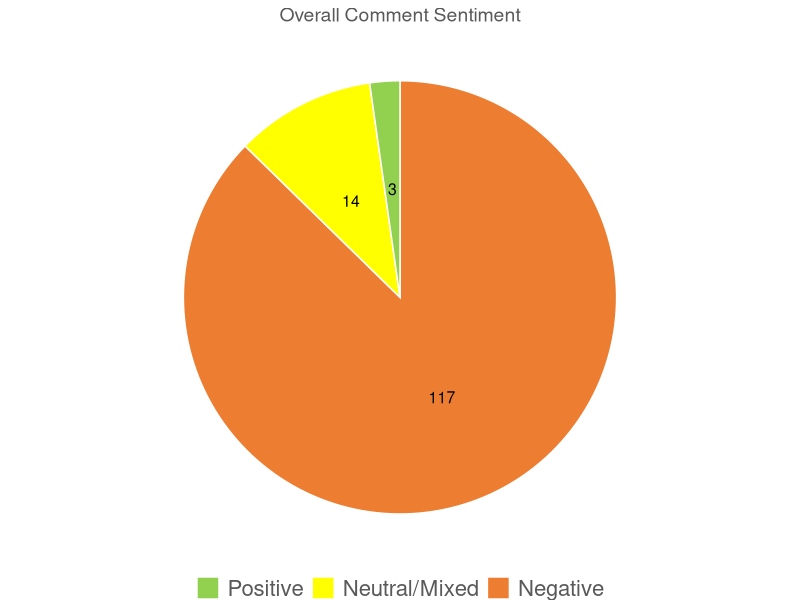

R code for this plot: (Note: this script raises an error after producing the figure.)
###########################################################################
######                      Fisherman Feedback Analysis              ######
######                          King Mackerel 2026                   ######
###########################################################################
# This is only for the first section of analysis, previously done in excel
# Date created: 07/28/2026
# Created by: Leo Eguia
# Requires initial cleanup in excel - see Fisherman Feedback Clean for Analysis Template

###########################################################################
# Initialize --------------------------------------------------------------
###########################################################################
# Load packages and data --------------------------------------------------


rm(list=ls()) #clear environment
#setwd("C:/Users/Leo/Documents/R working directory/Fisherman Feedback/King-Mackerel-FF-2026") #adjust accordingly
library(ggplot2)
library(tidyr)
library(dplyr)
library(readxl)
library(stringr)
#Load data
#ffdat <- read.csv("Gag_Fisherman Feedback_2026_LE analysis.csv") #Change this for different species
ffdat_OG <- read_excel("King Mackerel_Fisherman Feedback_2026_CLEAN for analysis.xlsx") #Change this for different species


# Initial data clean up ---------------------------------------------------

#Sectors to split out by
main_sectors <- c("Private Recreational", "For-Hire", "Commercial")

#Dummy Sector column to preserve original
#"Fleet" column will be dropped in the next step
ffdat_OG$Fleet <- ffdat_OG$`Association with the Fishery`

#This will create 4 new columns, with binary values for presence/absence of each fleet. 3 of which will be the main_sectors, and it will bin every other response into "Other". 
#Un-comment the one below if you want all responses in binary form. 
ffdat <- ffdat_OG %>%
  separate_rows(`Fleet`, sep = ",") %>% #Check if separated by , or by ;
  mutate(`Fleet` = str_trim(`Fleet`)) %>%
  filter(`Fleet` != "") %>% 
  mutate(`Fleet` = if_else(`Fleet` %in% main_sectors,`Fleet`, "Other")) %>%
  mutate(value = 1)%>%
  pivot_wider(names_from = `Fleet`,values_from = value, values_fill = 0, values_fn = max)

### This does not bin other responses into "Other" category
# ffdat <- ffdat_OG %>%
#   separate_rows(`Fleet`, sep = ";") %>%
#   mutate(`Fleet` = str_trim(`Fleet`)) %>%
#   filter(`Fleet` != "") %>% 
#   mutate(value = 1) %>%
#   pivot_wider(names_from = `Fleet`,values_from = value, values_fill = 0)


# Check "Other" Category --------------------------------------------------
#Manually fix some of the fleets
others <- ffdat[ffdat$Other==1,]
check <- ffdat[ffdat$`LAST Name`%in% c("Pettis","Hubbard"),]
ffdat$`Private Recreational` <- ifelse(ffdat$`FIRST Name`%in% c("Van"),1,ffdat$`Private Recreational`)
ffdat$`For-Hire` <- ifelse(ffdat$`FIRST Name`%in% c("Van"),1,ffdat$`For-Hire`)
ffdat$`Commercial` <- ifelse(ffdat$`FIRST Name`%in% c("Van"),1,ffdat$`Commercial`)
#Drop "Other" from these two
ffdat$Other <- ifelse(ffdat$`LAST Name`%in% c("Pettis","Hubbard"),0,ffdat$`Other`)
###########################################################################
# Overall Feedback --------------------------------------------------------
###########################################################################
# Total # of unique responses ---------------------------------------------

# Number of rows = number of unique responses
# Duplicates removed prior to analysis

numresp <- nrow(ffdat)

# Comments by overall sentiment (pie) -------------------------------------


#Frequency table of overall sentiment
overall_sent <- as.data.frame(table(ffdat$`Final Overall Sentiment`))
#Add Sentiment labels
overall_sent$Sentiment <- c("Negative","Neutral/Mixed","Positive")
#Add proportions
overall_sent$prop <- overall_sent$Freq/sum(overall_sent$Freq)
#overall_sent$prop[3]<-1-sum(overall_sent$prop[1:2])
#Adds label locations and identifiers
overall_sent <- overall_sent %>% 
  arrange(desc(Freq)) %>% 
  mutate(label_pos = cumsum(prop)-prop/2,label = scales::percent(prop,accuracy = 1))
#Sets the order of sentiment
overall_sent$Sentiment <- factor(overall_sent$Sentiment, levels = c("Positive", "Neutral/Mixed","Negative"))
# Pie Chart
overall_sent_plot <- ggplot(overall_sent, aes(x = 1, y = prop, fill = Sentiment)) +
  geom_col(width = 1, color = "white") +
  coord_polar(theta = "y") +
  geom_text(aes(label = Freq),position = position_stack(vjust = 0.5), color = "black", size = 4) +
  #geom_text(aes(y = label_pos, label = Freq),position = "identity",size = 6)+
  theme_void() +
  scale_fill_manual(values = c("#92D050","#FFFF00","#ED7D31")) +
  labs(title = "Overall Comment Sentiment") +
  theme(legend.position = "bottom",legend.title = element_blank(),
        legend.text = element_text(size = 16, color = '#595959'),
        plot.title = element_text(hjust = 0.5, size = 14, color = '#595959'),
        plot.background  = element_rect(fill = "white", color = NA), #Comment out for no background
        panel.background = element_rect(fill = "white", color = NA)) #Comment out for no background

print(overall_sent_plot)
ggsave("Broad Sentiment Plots/Overall Sentiment.png", 
       plot = overall_sent_plot,
       width = 5.41, #Adjust width as needed
       height = 3.25, #Adjust height as needed
       units = "in", 
       dpi = 700)

# Pie Chart (no background)
overall_sent_plot_nb <- ggplot(overall_sent, aes(x = 1, y = prop, fill = Sentiment)) +
  geom_col(width = 1, color = "white") +
  coord_polar(theta = "y") +
  geom_text(aes(label = Freq),position = position_stack(vjust = 0.5), color = "black", size = 6) +
  theme_void() +
  scale_fill_manual(values = c("#92D050","#FFFF00","#ED7D31")) +
  labs(title = "Overall Comment Sentiment") +
  theme(legend.position = "bottom",legend.title = element_blank(),
        legend.text = element_text(size = 16, color = '#595959'),
        plot.title = element_text(hjust = 0.5, size = 14, color = '#595959'))

print(overall_sent_plot_nb)
ggsave("Broad Sentiment Plots/No background/Overall Sentiment.png", 
       plot = overall_sent_plot_nb,
       width = 5.41, #Adjust width as needed
       height = 3.25, #Adjust height as needed
       units = "in", 
       dpi = 700)
# Total # of responses related to stock condition -------------------------


stockcond <- ffdat[ffdat$`Final Related to Stock Condition`=='y',]
(tot_stockcond <- nrow(stockcond))

#Total Positive stock condition
(pos_cond <- nrow(stockcond[stockcond$`Final  Stock Condition`==1,]))
#Total Negative stock condition
(neg_cond <- nrow(stockcond[stockcond$`Final  Stock Condition`==-1,]))
#Total neutral stock condition
(neut_cond <- nrow(stockcond[stockcond$`Final  Stock Condition`==0,]))
#Compare all responses
table(stockcond$`Final  Stock Condition`)

pos_stockcond <- stockcond[stockcond$`Final  Stock Condition`==1,]
neut_stockcond <- stockcond[stockcond$`Final  Stock Condition`==0,]
neg_stockcond <- stockcond[stockcond$`Final  Stock Condition`==-1,]
# Comments by stock condition (pie) ---------------------------------------


# Prep data for Pie Chart
stock_sent <- data.frame(Sentiment = c('Negative','Neutral/Mixed','Positive'),Freq = c(neg_cond,neut_cond,pos_cond))
#Add in proportions
stock_sent$prop <- stock_sent$Freq/sum(stock_sent$Freq)
#Adds label locations and identifiers
stock_sent <- stock_sent %>% 
  #arrange(-Sentiment) %>% 
  mutate(label_pos = 1-(cumsum(prop)-prop/2),label = scales::percent(prop,accuracy = 1))
#Sets the order of sentiment
#stock_sent$Sentiment <- factor(stock_sent$Sentiment, levels = c("Positive", "Neutral/Mixed","Negative"))
# Pie Chart
stock_sent_plot <- ggplot(stock_sent, aes(x = 1, y = prop, fill = Sentiment)) +
  geom_col(width = 1, color = "white") +
  coord_polar(theta = "y") +
  geom_text(aes(label = Freq, y=label_pos, x=1.3), color = "black", fontface = 'bold', size = 4) +
  theme_void() +
  #scale_fill_manual(values = c("#ED7D31","#FFFF00","#92D050")) +
  scale_fill_manual(values = c("Negative" = "#ED7D31","Neutral/Mixed"  = "#FFFF00","Positive" = "#92D050"),breaks = c("Positive", "Neutral/Mixed", "Negative"))+
  labs(title = "Stock Condition Sentiment") +
  theme(legend.position = "bottom",
        legend.title = element_blank(),
        legend.text = element_text(size = 14, color = '#595959'),
        plot.title = element_text(hjust = 0.5, size = 14, color = '#595959'),
        plot.background  = element_rect(fill = "white", color = NA), #Comment out for no background
        panel.background = element_rect(fill = "white", color = NA)) #Comment out for no background)

print(stock_sent_plot)
ggsave("Broad Sentiment Plots/Stock Condition Sentiment.png", 
       plot = stock_sent_plot,
       height = 3.42, #Adjust width as needed
       width = 5.03, #Adjust height as needed
       units = "in", 
       dpi = 700)

# Pie Chart (no background)
stock_sent_plot_nb <- ggplot(stock_sent, aes(x = 1, y = prop, fill = Sentiment)) +
  geom_col(width = 1, color = "white") +
  coord_polar(theta = "y") +
  geom_text(aes(label = Freq, y=label_pos, x=1.3), color = "black", fontface = 'bold', size = 4) +
  theme_void() +
  #scale_fill_manual(values = c("#ED7D31","#FFFF00","#92D050")) +
  scale_fill_manual(values = c("Negative" = "#ED7D31","Neutral/Mixed"  = "#FFFF00","Positive" = "#92D050"),breaks = c("Positive", "Neutral/Mixed", "Negative"))+
  labs(title = "Stock Condition Sentiment") +
  theme(legend.position = "bottom",
        legend.title = element_blank(),
        legend.text = element_text(size = 14, color = '#595959'),
        plot.title = element_text(hjust = 0.5, size = 14, color = '#595959'))

print(stock_sent_plot_nb)
ggsave("Broad Sentiment Plots/No background/Stock Condition Sentiment.png", 
       plot = stock_sent_plot_nb,
       height = 3.42, #Adjust width as needed
       width = 5.03, #Adjust height as needed
       units = "in", 
       dpi = 700)

###########################################################################
# By Sector ---------------------------------------------------------------
###########################################################################
# # of unique responses by sector (pie) -----------------------------------
#Separate out each sector for ease
PR <- ffdat[ffdat$`Private Recreational`==1,]
FH <- ffdat[ffdat$`For-Hire`==1,]
CM <- ffdat[ffdat$`Commercial`==1,]
#OT <- ffdat[ffdat$`Other`==1,] #Remove if unwanted
#Number of rows for filtered datasets to unique sectors
#Some responses come from multiple sectors, so PR+FH+CM likely greater than original dataset
(PR_resp <- nrow(PR))
(FH_resp <- nrow(FH))
(CM_resp <- nrow(CM))
#(OT_resp <- nrow(OT)) #Remove if unwanted

#Total sector responses (greater than actual responses)
(PR_resp+FH_resp+CM_resp) #No other category
#(PR_resp+FH_resp+CM_resp+OT_resp) #With Other Category

### Prep data for Pie Chart 
#No Other Category
num_sector <- data.frame(Fleet = c("Private Recreational","For-Hire","Commercial"), Freq = c(PR_resp,FH_resp,CM_resp))
#With Other Category
#num_sector <- data.frame(Fleet = c("Private Recreational","For-Hire","Commercial","Other"), Freq = c(PR_resp,FH_resp,CM_resp,OT_resp))
#num_sector$Prop <- num_sector$Freq/numresp 
num_sector$prop <- num_sector$Freq/sum(num_sector$Freq)
#No Other Category
num_sector$Fleet <- factor(num_sector$Fleet, levels = c("Private Recreational","For-Hire","Commercial","Other"))
#With Other Category
#num_sector$Fleet <- factor(num_sector$Fleet, levels = c("Private Recreational","For-Hire","Commercial","Other"))

num_sector <- num_sector %>% 
  arrange(desc(Freq)) %>% 
  mutate(label_pos = cumsum(prop)-prop/2,label = scales::percent(prop,accuracy = 1))



### Pie Chart 
sectorpieplot <- ggplot(num_sector, aes(x = 1, y = -prop, fill = Fleet)) +
  geom_col(width = 1, color = "white") +
  #geom_text(aes(label = Freq, y=label_pos, x=1.3), color = "black", size = 4,fontface = "bold") +
  geom_text(aes(label = Freq, x =1.2), position = position_stack(vjust=0.5),color = "black", size = 4,fontface = "bold") +
  coord_polar(theta = "y") +
  theme_void() +
  scale_fill_manual(values = c("#A6A6A6","#CCCCFF","#4472C4")) + #No Other category
  #scale_fill_manual(values = c("#A6A6A6","#CCCCFF","#4472C4","#0F9ED5")) + #With Other Category
  #labs(title = "Responses by Sector") +
  theme(legend.position = "bottom",
        legend.title = element_blank(),
        legend.text = element_text(size = 12, color = '#595959'),
        plot.title = element_text(hjust = 0.5, size = 20),
        plot.background  = element_rect(fill = "white", color = NA), #Comment out for no background
        panel.background = element_rect(fill = "white", color = NA)) #Comment out for no background)

print(sectorpieplot)
ggsave("Broad Sentiment Plots/Responses by Sector Pie.png", 
       plot = sectorpieplot,
       width = 4.28, #Adjust width as needed
       height = 3.05, #Adjust height as needed
       units = "in", 
       dpi = 700)

### Pie Chart (no background)
sectorpieplot_nb <- ggplot(num_sector, aes(x = 1, y = -prop, fill = Fleet)) +
  geom_col(width = 1, color = "white") +
  #geom_text(aes(label = Freq, y=label_pos, x=1.3), color = "black", size = 4,fontface = "bold") +
  geom_text(aes(label = Freq, x =1.2), position = position_stack(vjust=0.5),color = "black", size = 4,fontface = "bold") +
  coord_polar(theta = "y") +
  theme_void() +
  scale_fill_manual(values = c("#A6A6A6","#CCCCFF","#4472C4")) + #No Other category
  #scale_fill_manual(values = c("#A6A6A6","#CCCCFF","#4472C4","#0F9ED5")) + #With Other Category
  #labs(title = "Responses by Sector") +
  theme(legend.position = "bottom",
        legend.title = element_blank(),
        legend.text = element_text(size = 12, color = '#595959'),
        plot.title = element_text(hjust = 0.5, size = 20))

print(sectorpieplot_nb)
ggsave("Broad Sentiment Plots/No background/Responses by Sector Pie.png", 
       plot = sectorpieplot_nb,
       width = 4.28, #Adjust width as needed
       height = 3.05, #Adjust height as needed
       units = "in", 
       dpi = 700)

# Unique responses by sector (bar) ----------------------------------------

sectorbarplot <- ggplot(num_sector, aes(x = Fleet, y = Freq, fill = Fleet)) +
  geom_bar(stat = "identity", position = "dodge") +
  labs(title = "Responses by Sector", x = "", y = "", fill = "") +
  scale_fill_manual(values = c("#4472C4","#CCCCFF","#A6A6A6")) + #No Other category
  #scale_fill_manual(values = c("#A6A6A6","#CCCCFF","#4472C4","#0F9ED5")) + #With Other Category
  theme_minimal()+
  theme(legend.position = "bottom",legend.title = element_blank(),legend.text = element_text(size = 12),
        plot.title = element_text(hjust = 0.5, size = 20),axis.text = element_text(size = 12),
        panel.grid.major.x = element_blank(),panel.grid.minor.x = element_blank(),
        panel.grid.major.y = element_line(),panel.grid.minor.y = element_line())

print(sectorbarplot)
ggsave("Broad Sentiment Plots/Responses by Sector Bar.png", 
       plot = sectorbarplot,
       width = 12, #Adjust width as needed
       height = 8, #Adjust height as needed
       units = "in", 
       dpi = 700)

# Overall sentiment by sector (bar) ---------------------------------------
### Prepare data for analysis
#Private Rec
PRsent <- as.data.frame(table(PR$`Final Overall Sentiment`))
PRsent$Fleet <- "Private Recreational"
PRsent$prop <- PRsent$Freq/sum(PRsent$Freq)

#For-hire
FHsent <- as.data.frame(table(FH$`Final Overall Sentiment`))
FHsent$Fleet <- "For-Hire"
FHsent$prop <- FHsent$Freq/sum(FHsent$Freq)

#Commercial
CMsent <- as.data.frame(table(CM$`Final Overall Sentiment`))
CMsent$Fleet <- "Commercial"
CMsent$prop <- CMsent$Freq/sum(CMsent$Freq)

#Combine and prep for plot
sectorsent <- rbind(PRsent,FHsent,CMsent)
sectorsent <- sectorsent %>% 
  mutate(label_pos = cumsum(prop)-prop/2,label = scales::percent(prop,accuracy = 1),
         Sentiment = recode(Var1, "-1" = "Negative", "0" = "Neutral/Mixed", "1" = "Positive")) %>% 
  complete(Fleet,Sentiment,fill=list(Freq=0))
#Sets the order of sector
sectorsent$Fleet <- factor(sectorsent$Fleet, levels = unique(sectorsent$Fleet))
#Sets the order of sentiment
sectorsent$Sentiment <- factor(sectorsent$Sentiment, levels = c("Positive", "Neutral/Mixed","Negative"))

###Plot
sect_sent_plot <- ggplot(sectorsent, aes(x = Fleet, y = Freq, fill = Sentiment)) +
  geom_bar(stat = "identity", position = position_dodge(width = 0.7), width = 0.6) +
  labs(title = "Overall Sentiment by Sector", x = "", y = "", fill = "") +
  scale_fill_manual(values = c("#92D050","#FFFF00","#ED7D31")) +
 scale_y_continuous(breaks = seq(0,100,25), limits = c(0,100))+
  theme_minimal()+
  theme(legend.position = "bottom",
        legend.title = element_blank(),
        legend.text = element_text(size = 14, color = "#595959"),
        plot.title = element_text(hjust = 0.5, size = 14, color = '#595959'),
        axis.text = element_text(size = 9, color = "#595959"),
        panel.grid.major.x = element_blank(),panel.grid.minor.x = element_blank(),
        panel.grid.major.y = element_line(),panel.grid.minor.y = element_blank())
print(sect_sent_plot)
ggsave("Broad Sentiment Plots/Overall Sentiment by Sector.png", 
       plot = sect_sent_plot, 
       width = 6.5, #Adjust width as needed
       height = 3.76, #Adjust height as needed
       units = "in", 
       dpi = 700)
# Stock condition by sector (bar) -----------------------------------------

### Prepare data for analysis
#Private Rec
PRstock_sent <- as.data.frame(table(PR$`Final  Stock Condition`))
PRstock_sent$Fleet <- "Private Recreational"
PRstock_sent$prop <- PRstock_sent$Freq/sum(PRstock_sent$Freq)

#For-hire
FHstock_sent <- as.data.frame(table(FH$`Final  Stock Condition`))
FHstock_sent$Fleet <- "For-Hire"
FHstock_sent$prop <- FHstock_sent$Freq/sum(FHstock_sent$Freq)

#Commercial
CMstock_sent <- as.data.frame(table(CM$`Final  Stock Condition`))
CMstock_sent$Fleet <- "Commercial"
CMstock_sent$prop <- CMstock_sent$Freq/sum(CMstock_sent$Freq)

#Combine and prep for plot
sectorstock_sent <- rbind(PRstock_sent,FHstock_sent,CMstock_sent)
sectorstock_sent <- sectorstock_sent %>% 
  mutate(label_pos = cumsum(prop)-prop/2,label = scales::percent(prop,accuracy = 1),
         Sentiment = recode(Var1, "-1" = "Negative", "0" = "Neutral/Mixed", "1" = "Positive")) %>% 
  complete(Fleet,Sentiment,fill=list(Freq=0))
#Sets the order of sector
sectorstock_sent$Fleet <- factor(sectorstock_sent$Fleet, levels = c("Private Recreational","For-Hire","Commercial"))
#Sets the order of sentiment
sectorstock_sent$Sentiment <- factor(sectorstock_sent$Sentiment, levels = c("Positive", "Neutral/Mixed","Negative"))

###Plot
sect_stock_sent_plot <- ggplot(sectorstock_sent, aes(x = Fleet, y = Freq, fill = Sentiment)) +
  geom_bar(stat = "identity", position = position_dodge(width = 0.7), width = 0.6) +
  labs(title = "Stock Condition Sentiment by Sector", x = "", y = "", fill = "Subgroup") +
  scale_fill_manual(values = c("#92D050","#FFFF00","#ED7D31")) +
  theme_minimal()+
  theme(legend.position = "bottom",
        legend.margin = margin(t = -10),
        plot.margin = margin(5, 5, 0, 5),
        legend.title = element_blank(),
        legend.text = element_text(size = 9, color = '#595959'),
        plot.title = element_text(hjust = 0.5, size = 14, color = '#595959'),
        axis.text = element_text(size = 9, color = '#595959'),
        panel.grid.major.x = element_blank(),panel.grid.minor.x = element_blank(),
        panel.grid.major.y = element_line(),panel.grid.minor.y = element_blank())
print(sect_stock_sent_plot)
#Save the plot to the filepath
ggsave("Broad Sentiment Plots/Stock Condition Sentiment by Sector.png", 
       plot = sect_stock_sent_plot, 
       width = 6.11, #Adjust width as needed
       height = 2.81, #Adjust height as needed
       units = "in", 
       dpi = 700)

###########################################################################
# Presentation Plots ------------------------------------------------------
###########################################################################
#These are the same plots, but with no backgrounds and white text for the presentation
# Respondents by Sector ---------------------------------------------------
sectorpieplot <- ggplot(num_sector, aes(x = 1, y = -prop, fill = Fleet)) +
  geom_col(width = 1, color = "white") +
  geom_text(aes(label = Freq, x =1.2), position = position_stack(vjust=0.5),color = "black", size = 8,fontface = "bold") +
  #geom_text(aes(label = Freq, y=label_pos, x=1.3), color = "black", size = 8,fontface = "bold") +
  coord_polar(theta = "y") +
  theme_void() +
  scale_fill_manual(values = c("#4472C4","#CCCCFF","#A6A6A6","#0F9ED5")) +
  #labs(title = "Responses by Sector") +
  theme(legend.position = "bottom",
        legend.title = element_blank(),
        legend.text = element_text(size = 16, color = 'white', face = 'bold'),
        plot.title = element_text(hjust = 0.5, size = 20))


print(sectorpieplot)
ggsave("Broad Sentiment Plots/Presentation/Responses by Sector Pie.png", 
       plot = sectorpieplot,
       width = 6.5, #Adjust width as needed
       height = 4.22, #Adjust height as needed
       units = "in", 
       dpi = 700)

# Overall Comment Sentiment -----------------------------------------------

# Pie Chart
overall_sent_plot <- ggplot(overall_sent, aes(x = 1, y = prop, fill = Sentiment)) +
  geom_col(width = 1, color = "white") +
  coord_polar(theta = "y") +
  geom_text(aes(label = Freq),position = position_stack(vjust = 0.5), color = "black", size = 8, fontface = "bold") +
  theme_void() +
  scale_fill_manual(values = c("#92D050","#FFFF00","#ED7D31")) +
  labs(title = "Overall Comment Sentiment") +
  theme(legend.position = "bottom",legend.title = element_blank(),
        legend.text = element_text(size = 16, color = 'white', face = 'bold'),
        plot.title = element_text(hjust = 0.5, size = 16, color = 'white', face = 'bold'))

print(overall_sent_plot)

ggsave("Broad Sentiment Plots/Presentation/Overall Sentiment.png", 
       plot = overall_sent_plot,
       width = 6.09, #Adjust width as needed
       height = 4.25, #Adjust height as needed
       units = "in", 
       dpi = 700)


# Overall Sentiment by Sector ---------------------------------------------

sect_sent_plot <- ggplot(sectorsent, aes(x = Fleet, y = Freq, fill = Sentiment)) +
  geom_bar(stat = "identity", position = position_dodge(width = 0.7), width = 0.6) +
  labs(title = "Overall Sentiment by Sector", x = "", y = "", fill = "") +
  scale_fill_manual(values = c("#92D050","#FFFF00","#ED7D31")) +
  scale_y_continuous(breaks = seq(0,100,25), limits = c(0,100))+
  theme_void()+
  theme(legend.position = "bottom",
        legend.title = element_blank(),
        legend.text = element_text(size = 18, color = "white", face = 'bold'),
        plot.title = element_text(hjust = 0.5, size = 18, color = 'white', face = 'bold'),
        axis.text = element_text(size = 12, color = "white", face = 'bold'),
        panel.grid.major.x = element_blank(),panel.grid.minor.x = element_blank(),
        panel.grid.major.y = element_line(color = 'white'),panel.grid.minor.y = element_blank())
print(sect_sent_plot)
ggsave("Broad Sentiment Plots/Presentation/Overall Sentiment by Sector.png", 
       plot = sect_sent_plot, 
       width = 6.7, #Adjust width as needed
       height = 3.87, #Adjust height as needed
       units = "in", 
       dpi = 700)

# Stock Condition Sentiment -----------------------------------------------

stock_sent_plot <- ggplot(stock_sent, aes(x = 1, y = prop, fill = Sentiment)) +
  geom_col(width = 1, color = "white") +
  coord_polar(theta = "y") +
  geom_text(aes(label = Freq, y=label_pos, x=1.3), color = "black", fontface = 'bold', size = 8) +
  theme_void() +
  #scale_fill_manual(values = c("#ED7D31","#FFFF00","#92D050")) +
  scale_fill_manual(values = c("Negative" = "#ED7D31","Neutral/Mixed"  = "#FFFF00","Positive" = "#92D050"),breaks = c("Positive", "Neutral/Mixed", "Negative"))+
  labs(title = "Stock Condition Sentiment") +
  theme(legend.position = "bottom",
        legend.title = element_blank(),
        legend.text = element_text(size = 16, color = 'white', face = 'bold'), #Remove comment for pres.
        plot.title = element_text(hjust = 0.5, size = 16, color = 'white', face = 'bold')) #Remove comment for pres.


print(stock_sent_plot)

ggsave("Broad Sentiment Plots/Presentation/Stock Condition Sentiment.png", 
       plot = stock_sent_plot,
       height = 3.89, #Adjust width as needed
       width = 5.41, #Adjust height as needed
       units = "in", 
       dpi = 700)


# Stock Condition by Sector -----------------------------------------------
sect_stock_sent_plot <- ggplot(sectorstock_sent, aes(x = Fleet, y = Freq, fill = Sentiment)) +
  geom_bar(stat = "identity", position = position_dodge(width = 0.7), width = 0.6) +
  labs(title = "Stock Condition Sentiment by Sector", x = "", y = "", fill = "Subgroup") +
  scale_fill_manual(values = c("#92D050","#FFFF00","#ED7D31")) +
  theme_void()+
  theme(legend.position = "bottom",
        #legend.margin = margin(t = -10),
        plot.margin = margin(5,5,0,5),
        legend.title = element_blank(),
        legend.text = element_text(size = 18, color = 'white', face = 'bold'),
        plot.title = element_text(hjust = 0.5, size = 18, color = 'white', face = 'bold'),
        axis.text = element_text(size = 12, color = 'white'),
        panel.grid.major.x = element_blank(),panel.grid.minor.x = element_blank(),
        panel.grid.major.y = element_line(color = 'white'),panel.grid.minor.y = element_blank())
print(sect_stock_sent_plot)
#Save the plot to the filepath
ggsave("Broad Sentiment Plots/Presentation/Stock Condition Sentiment by Sector.png", 
       plot = sect_stock_sent_plot, 
       width = 6.52, #Adjust width as needed
       height = 4.13, #Adjust height as needed
       units = "in", 
       dpi = 700)
